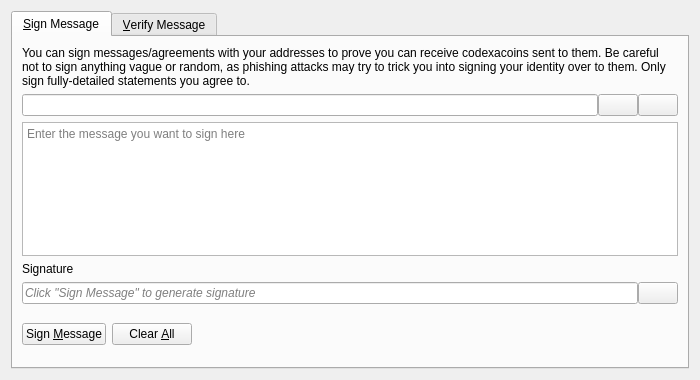
<?xml version="1.0" encoding="UTF-8"?>
<ui version="4.0">
 <class>SignVerifyMessageDialog</class>
 <widget class="QDialog" name="SignVerifyMessageDialog">
  <property name="geometry">
   <rect>
    <x>0</x>
    <y>0</y>
    <width>700</width>
    <height>380</height>
   </rect>
  </property>
  <property name="windowTitle">
   <string>Signatures - Sign / Verify a Message</string>
  </property>
  <property name="modal">
   <bool>true</bool>
  </property>
  <layout class="QVBoxLayout" name="verticalLayout">
   <item>
    <widget class="QTabWidget" name="tabWidget">
     <property name="currentIndex">
      <number>0</number>
     </property>
     <widget class="QWidget" name="tabSignMessage">
      <attribute name="title">
       <string>&amp;Sign Message</string>
      </attribute>
      <layout class="QVBoxLayout" name="verticalLayout_SM">
       <item>
        <widget class="QLabel" name="infoLabel_SM">
         <property name="text">
          <string>You can sign messages/agreements with your addresses to prove you can receive codexacoins sent to them. Be careful not to sign anything vague or random, as phishing attacks may try to trick you into signing your identity over to them. Only sign fully-detailed statements you agree to.</string>
         </property>
         <property name="textFormat">
          <enum>Qt::PlainText</enum>
         </property>
         <property name="wordWrap">
          <bool>true</bool>
         </property>
        </widget>
       </item>
       <item>
        <layout class="QHBoxLayout" name="horizontalLayout_1_SM">
         <property name="spacing">
          <number>0</number>
         </property>
         <item>
          <widget class="QValidatedLineEdit" name="addressIn_SM">
           <property name="toolTip">
            <string>The CodexaCoin address to sign the message with</string>
           </property>
          </widget>
         </item>
         <item>
          <widget class="QPushButton" name="addressBookButton_SM">
           <property name="toolTip">
            <string>Choose previously used address</string>
           </property>
           <property name="text">
            <string/>
           </property>
           <property name="icon">
            <iconset resource="../bitcoin.qrc">
             <normaloff>:/icons/address-book</normaloff>:/icons/address-book</iconset>
           </property>
           <property name="shortcut">
            <string>Alt+A</string>
           </property>
           <property name="autoDefault">
            <bool>false</bool>
           </property>
          </widget>
         </item>
         <item>
          <widget class="QPushButton" name="pasteButton_SM">
           <property name="toolTip">
            <string>Paste address from clipboard</string>
           </property>
           <property name="text">
            <string/>
           </property>
           <property name="icon">
            <iconset resource="../bitcoin.qrc">
             <normaloff>:/icons/editpaste</normaloff>:/icons/editpaste</iconset>
           </property>
           <property name="shortcut">
            <string>Alt+P</string>
           </property>
           <property name="autoDefault">
            <bool>false</bool>
           </property>
          </widget>
         </item>
        </layout>
       </item>
       <item>
        <widget class="QPlainTextEdit" name="messageIn_SM">
         <property name="toolTip">
          <string>Enter the message you want to sign here</string>
         </property>
         <property name="placeholderText">
          <string>Enter the message you want to sign here</string>
         </property>
        </widget>
       </item>
       <item>
        <widget class="QLabel" name="signatureLabel_SM">
         <property name="text">
          <string>Signature</string>
         </property>
         <property name="textFormat">
          <enum>Qt::PlainText</enum>
         </property>
        </widget>
       </item>
       <item>
        <layout class="QHBoxLayout" name="horizontalLayout_2_SM">
         <property name="spacing">
          <number>0</number>
         </property>
         <item>
          <widget class="QLineEdit" name="signatureOut_SM">
           <property name="placeholderText">
            <string>Click "Sign Message" to generate signature</string>
           </property>
           <property name="font">
            <font>
             <italic>true</italic>
            </font>
           </property>
           <property name="readOnly">
            <bool>true</bool>
           </property>
          </widget>
         </item>
         <item>
          <widget class="QPushButton" name="copySignatureButton_SM">
           <property name="toolTip">
            <string>Copy the current signature to the system clipboard</string>
           </property>
           <property name="text">
            <string/>
           </property>
           <property name="icon">
            <iconset resource="../bitcoin.qrc">
             <normaloff>:/icons/editcopy</normaloff>:/icons/editcopy</iconset>
           </property>
           <property name="autoDefault">
            <bool>false</bool>
           </property>
          </widget>
         </item>
        </layout>
       </item>
       <item>
        <layout class="QHBoxLayout" name="horizontalLayout_3_SM">
         <item>
          <widget class="QPushButton" name="signMessageButton_SM">
           <property name="toolTip">
            <string>Sign the message to prove you own this CodexaCoin address</string>
           </property>
           <property name="text">
            <string>Sign &amp;Message</string>
           </property>
           <property name="icon">
            <iconset resource="../bitcoin.qrc">
             <normaloff>:/icons/edit</normaloff>:/icons/edit</iconset>
           </property>
           <property name="autoDefault">
            <bool>false</bool>
           </property>
          </widget>
         </item>
         <item>
          <widget class="QPushButton" name="clearButton_SM">
           <property name="toolTip">
            <string>Reset all sign message fields</string>
           </property>
           <property name="text">
            <string>Clear &amp;All</string>
           </property>
           <property name="icon">
            <iconset resource="../bitcoin.qrc">
             <normaloff>:/icons/remove</normaloff>:/icons/remove</iconset>
           </property>
           <property name="autoDefault">
            <bool>false</bool>
           </property>
          </widget>
         </item>
         <item>
          <spacer name="horizontalSpacer_1_SM">
           <property name="orientation">
            <enum>Qt::Horizontal</enum>
           </property>
           <property name="sizeHint" stdset="0">
            <size>
             <width>40</width>
             <height>48</height>
            </size>
           </property>
          </spacer>
         </item>
         <item>
          <widget class="QLabel" name="statusLabel_SM">
           <property name="font">
            <font>
             <weight>75</weight>
             <bold>true</bold>
            </font>
           </property>
           <property name="text">
            <string/>
           </property>
           <property name="wordWrap">
            <bool>true</bool>
           </property>
          </widget>
         </item>
         <item>
          <spacer name="horizontalSpacer_2_SM">
           <property name="orientation">
            <enum>Qt::Horizontal</enum>
           </property>
           <property name="sizeHint" stdset="0">
            <size>
             <width>40</width>
             <height>48</height>
            </size>
           </property>
          </spacer>
         </item>
        </layout>
       </item>
      </layout>
     </widget>
     <widget class="QWidget" name="tabVerifyMessage">
      <attribute name="title">
       <string>&amp;Verify Message</string>
      </attribute>
      <layout class="QVBoxLayout" name="verticalLayout_VM">
       <item>
        <widget class="QLabel" name="infoLabel_VM">
         <property name="text">
          <string>Enter the receiver's address, message (ensure you copy line breaks, spaces, tabs, etc. exactly) and signature below to verify the message. Be careful not to read more into the signature than what is in the signed message itself, to avoid being tricked by a man-in-the-middle attack. Note that this only proves the signing party receives with the address, it cannot prove sendership of any transaction!</string>
         </property>
         <property name="textFormat">
          <enum>Qt::PlainText</enum>
         </property>
         <property name="alignment">
          <set>Qt::AlignLeading|Qt::AlignLeft|Qt::AlignTop</set>
         </property>
         <property name="wordWrap">
          <bool>true</bool>
         </property>
        </widget>
       </item>
       <item>
        <layout class="QHBoxLayout" name="horizontalLayout_1_VM">
         <property name="spacing">
          <number>0</number>
         </property>
         <item>
          <widget class="QValidatedLineEdit" name="addressIn_VM">
           <property name="toolTip">
            <string>The CodexaCoin address the message was signed with</string>
           </property>
          </widget>
         </item>
         <item>
          <widget class="QPushButton" name="addressBookButton_VM">
           <property name="toolTip">
            <string>Choose previously used address</string>
           </property>
           <property name="text">
            <string/>
           </property>
           <property name="icon">
            <iconset resource="../bitcoin.qrc">
             <normaloff>:/icons/address-book</normaloff>:/icons/address-book</iconset>
           </property>
           <property name="shortcut">
            <string>Alt+A</string>
           </property>
           <property name="autoDefault">
            <bool>false</bool>
           </property>
          </widget>
         </item>
        </layout>
       </item>
       <item>
        <widget class="QPlainTextEdit" name="messageIn_VM">
          <property name="toolTip">
            <string>The signed message to verify</string>
          </property>
          <property name="placeholderText">
            <string>The signed message to verify</string>
          </property>
        </widget>
       </item>
       <item>
        <widget class="QValidatedLineEdit" name="signatureIn_VM">
          <property name="toolTip">
            <string>The signature given when the message was signed</string>
          </property>
          <property name="placeholderText">
            <string>The signature given when the message was signed</string>
          </property>
        </widget>
       </item>
       <item>
        <layout class="QHBoxLayout" name="horizontalLayout_2_VM">
         <item>
          <widget class="QPushButton" name="verifyMessageButton_VM">
           <property name="toolTip">
            <string>Verify the message to ensure it was signed with the specified CodexaCoin address</string>
           </property>
           <property name="text">
            <string>Verify &amp;Message</string>
           </property>
           <property name="icon">
            <iconset resource="../bitcoin.qrc">
             <normaloff>:/icons/transaction_0</normaloff>:/icons/transaction_0</iconset>
           </property>
           <property name="autoDefault">
            <bool>false</bool>
           </property>
          </widget>
         </item>
         <item>
          <widget class="QPushButton" name="clearButton_VM">
           <property name="toolTip">
            <string>Reset all verify message fields</string>
           </property>
           <property name="text">
            <string>Clear &amp;All</string>
           </property>
           <property name="icon">
            <iconset resource="../bitcoin.qrc">
             <normaloff>:/icons/remove</normaloff>:/icons/remove</iconset>
           </property>
           <property name="autoDefault">
            <bool>false</bool>
           </property>
          </widget>
         </item>
         <item>
          <spacer name="horizontalSpacer_1_VM">
           <property name="orientation">
            <enum>Qt::Horizontal</enum>
           </property>
           <property name="sizeHint" stdset="0">
            <size>
             <width>40</width>
             <height>48</height>
            </size>
           </property>
          </spacer>
         </item>
         <item>
          <widget class="QLabel" name="statusLabel_VM">
           <property name="font">
            <font>
             <weight>75</weight>
             <bold>true</bold>
            </font>
           </property>
           <property name="text">
            <string/>
           </property>
           <property name="wordWrap">
            <bool>true</bool>
           </property>
          </widget>
         </item>
         <item>
          <spacer name="horizontalSpacer_2_VM">
           <property name="orientation">
            <enum>Qt::Horizontal</enum>
           </property>
           <property name="sizeHint" stdset="0">
            <size>
             <width>40</width>
             <height>48</height>
            </size>
           </property>
          </spacer>
         </item>
        </layout>
       </item>
      </layout>
     </widget>
    </widget>
   </item>
  </layout>
 </widget>
 <customwidgets>
  <customwidget>
   <class>QValidatedLineEdit</class>
   <extends>QLineEdit</extends>
   <header>qt/qvalidatedlineedit.h</header>
  </customwidget>
 </customwidgets>
 <resources>
  <include location="../bitcoin.qrc"/>
 </resources>
 <connections/>
</ui>
